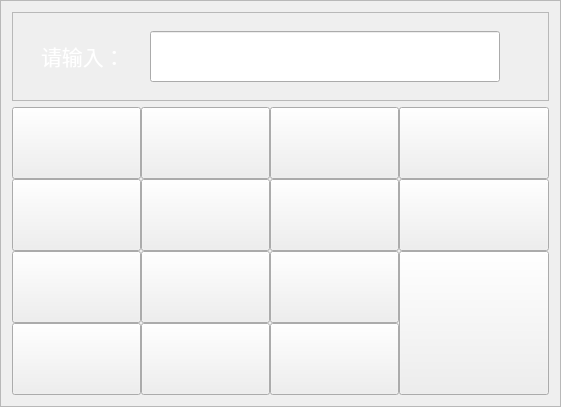
      <widget class="QFrame" name="frame_5">
       <property name="sizePolicy">
        <sizepolicy hsizetype="Preferred" vsizetype="Fixed">
         <horstretch>0</horstretch>
         <verstretch>0</verstretch>
        </sizepolicy>
       </property>
       <property name="minimumSize">
        <size>
         <width>0</width>
         <height>0</height>
        </size>
       </property>
       <property name="maximumSize">
        <size>
         <width>16777215</width>
         <height>166666</height>
        </size>
       </property>
       <property name="frameShape">
        <enum>QFrame::StyledPanel</enum>
       </property>
       <property name="frameShadow">
        <enum>QFrame::Raised</enum>
       </property>
       <layout class="QVBoxLayout" name="verticalLayout">
        <item>
         <widget class="QFrame" name="frame">
          <property name="sizePolicy">
           <sizepolicy hsizetype="Fixed" vsizetype="Fixed">
            <horstretch>0</horstretch>
            <verstretch>0</verstretch>
           </sizepolicy>
          </property>
          <property name="minimumSize">
           <size>
            <width>537</width>
            <height>89</height>
           </size>
          </property>
          <property name="maximumSize">
           <size>
            <width>537</width>
            <height>89</height>
           </size>
          </property>
          <property name="styleSheet">
           <string notr="true"/>
          </property>
          <property name="frameShape">
           <enum>QFrame::StyledPanel</enum>
          </property>
          <property name="frameShadow">
           <enum>QFrame::Raised</enum>
          </property>
          <layout class="QHBoxLayout" name="horizontalLayout">
           <property name="spacing">
            <number>0</number>
           </property>
           <property name="leftMargin">
            <number>0</number>
           </property>
           <property name="topMargin">
            <number>0</number>
           </property>
           <property name="rightMargin">
            <number>0</number>
           </property>
           <property name="bottomMargin">
            <number>0</number>
           </property>
           <item>
            <widget class="QLabel" name="label_2">
             <property name="minimumSize">
              <size>
               <width>81</width>
               <height>31</height>
              </size>
             </property>
             <property name="maximumSize">
              <size>
               <width>81</width>
               <height>16777215</height>
              </size>
             </property>
             <property name="font">
              <font>
               <family>微软雅黑</family>
               <pointsize>16</pointsize>
              </font>
             </property>
             <property name="text">
              <string>&lt;html&gt;&lt;head/&gt;&lt;body&gt;&lt;p&gt;&lt;span style=&quot; color:#ffffff;&quot;&gt;请输入：&lt;/span&gt;&lt;/p&gt;&lt;/body&gt;&lt;/html&gt;</string>
             </property>
             <property name="alignment">
              <set>Qt::AlignCenter</set>
             </property>
            </widget>
           </item>
           <item>
            <widget class="QLineEdit" name="lineEdit">
             <property name="sizePolicy">
              <sizepolicy hsizetype="Fixed" vsizetype="Fixed">
               <horstretch>0</horstretch>
               <verstretch>0</verstretch>
              </sizepolicy>
             </property>
             <property name="minimumSize">
              <size>
               <width>250</width>
               <height>51</height>
              </size>
             </property>
             <property name="maximumSize">
              <size>
               <width>350</width>
               <height>16777215</height>
              </size>
             </property>
             <property name="focusPolicy">
              <enum>Qt::NoFocus</enum>
             </property>
             <property name="alignment">
              <set>Qt::AlignCenter</set>
             </property>
            </widget>
           </item>
           <item>
            <spacer name="horizontalSpacer_5">
             <property name="orientation">
              <enum>Qt::Horizontal</enum>
             </property>
             <property name="sizeType">
              <enum>QSizePolicy::Fixed</enum>
             </property>
             <property name="sizeHint" stdset="0">
              <size>
               <width>20</width>
               <height>20</height>
              </size>
             </property>
            </spacer>
           </item>
          </layout>
         </widget>
        </item>
        <item>
         <layout class="QGridLayout" name="gridLayout">
          <property name="spacing">
           <number>0</number>
          </property>
          <item row="0" column="0">
           <widget class="QPushButton" name="pushButton_7">
            <property name="sizePolicy">
             <sizepolicy hsizetype="Fixed" vsizetype="Fixed">
              <horstretch>0</horstretch>
              <verstretch>0</verstretch>
             </sizepolicy>
            </property>
            <property name="minimumSize">
             <size>
              <width>129</width>
              <height>72</height>
             </size>
            </property>
            <property name="maximumSize">
             <size>
              <width>129</width>
              <height>72</height>
             </size>
            </property>
            <property name="focusPolicy">
             <enum>Qt::NoFocus</enum>
            </property>
            <property name="styleSheet">
             <string notr="true">border-image: url(:/keyboard/数字键/7.png);</string>
            </property>
            <property name="text">
             <string/>
            </property>
           </widget>
          </item>
          <item row="0" column="1">
           <widget class="QPushButton" name="pushButton_8">
            <property name="sizePolicy">
             <sizepolicy hsizetype="Fixed" vsizetype="Fixed">
              <horstretch>0</horstretch>
              <verstretch>0</verstretch>
             </sizepolicy>
            </property>
            <property name="minimumSize">
             <size>
              <width>129</width>
              <height>72</height>
             </size>
            </property>
            <property name="maximumSize">
             <size>
              <width>129</width>
              <height>72</height>
             </size>
            </property>
            <property name="focusPolicy">
             <enum>Qt::NoFocus</enum>
            </property>
            <property name="styleSheet">
             <string notr="true">border-image: url(:/keyboard/数字键/8.png);</string>
            </property>
            <property name="text">
             <string/>
            </property>
           </widget>
          </item>
          <item row="0" column="2">
           <widget class="QPushButton" name="pushButton_9">
            <property name="sizePolicy">
             <sizepolicy hsizetype="Fixed" vsizetype="Fixed">
              <horstretch>0</horstretch>
              <verstretch>0</verstretch>
             </sizepolicy>
            </property>
            <property name="minimumSize">
             <size>
              <width>129</width>
              <height>72</height>
             </size>
            </property>
            <property name="maximumSize">
             <size>
              <width>129</width>
              <height>72</height>
             </size>
            </property>
            <property name="focusPolicy">
             <enum>Qt::NoFocus</enum>
            </property>
            <property name="styleSheet">
             <string notr="true">border-image: url(:/keyboard/数字键/9.png);</string>
            </property>
            <property name="text">
             <string/>
            </property>
           </widget>
          </item>
          <item row="0" column="3">
           <widget class="QPushButton" name="pushButton_BackSapce">
            <property name="sizePolicy">
             <sizepolicy hsizetype="Fixed" vsizetype="Fixed">
              <horstretch>0</horstretch>
              <verstretch>0</verstretch>
             </sizepolicy>
            </property>
            <property name="minimumSize">
             <size>
              <width>150</width>
              <height>72</height>
             </size>
            </property>
            <property name="maximumSize">
             <size>
              <width>150</width>
              <height>72</height>
             </size>
            </property>
            <property name="focusPolicy">
             <enum>Qt::NoFocus</enum>
            </property>
            <property name="styleSheet">
             <string notr="true">border-image: url(:/keyboard/数字键/back.png);</string>
            </property>
            <property name="text">
             <string/>
            </property>
           </widget>
          </item>
          <item row="1" column="0">
           <widget class="QPushButton" name="pushButton_4">
            <property name="sizePolicy">
             <sizepolicy hsizetype="Fixed" vsizetype="Fixed">
              <horstretch>0</horstretch>
              <verstretch>0</verstretch>
             </sizepolicy>
            </property>
            <property name="minimumSize">
             <size>
              <width>129</width>
              <height>72</height>
             </size>
            </property>
            <property name="maximumSize">
             <size>
              <width>129</width>
              <height>72</height>
             </size>
            </property>
            <property name="font">
             <font>
              <pointsize>9</pointsize>
              <weight>50</weight>
              <bold>false</bold>
             </font>
            </property>
            <property name="focusPolicy">
             <enum>Qt::NoFocus</enum>
            </property>
            <property name="styleSheet">
             <string notr="true">border-image: url(:/keyboard/数字键/4.png);</string>
            </property>
            <property name="text">
             <string/>
            </property>
           </widget>
          </item>
          <item row="1" column="1">
           <widget class="QPushButton" name="pushButton_5">
            <property name="sizePolicy">
             <sizepolicy hsizetype="Fixed" vsizetype="Fixed">
              <horstretch>0</horstretch>
              <verstretch>0</verstretch>
             </sizepolicy>
            </property>
            <property name="minimumSize">
             <size>
              <width>129</width>
              <height>72</height>
             </size>
            </property>
            <property name="maximumSize">
             <size>
              <width>129</width>
              <height>72</height>
             </size>
            </property>
            <property name="font">
             <font>
              <pointsize>9</pointsize>
              <weight>50</weight>
              <bold>false</bold>
             </font>
            </property>
            <property name="focusPolicy">
             <enum>Qt::NoFocus</enum>
            </property>
            <property name="styleSheet">
             <string notr="true">border-image: url(:/keyboard/数字键/5.png);</string>
            </property>
            <property name="text">
             <string/>
            </property>
           </widget>
          </item>
          <item row="1" column="2">
           <widget class="QPushButton" name="pushButton_6">
            <property name="sizePolicy">
             <sizepolicy hsizetype="Fixed" vsizetype="Fixed">
              <horstretch>0</horstretch>
              <verstretch>0</verstretch>
             </sizepolicy>
            </property>
            <property name="minimumSize">
             <size>
              <width>129</width>
              <height>72</height>
             </size>
            </property>
            <property name="maximumSize">
             <size>
              <width>129</width>
              <height>72</height>
             </size>
            </property>
            <property name="focusPolicy">
             <enum>Qt::NoFocus</enum>
            </property>
            <property name="styleSheet">
             <string notr="true">border-image: url(:/keyboard/数字键/6.png);</string>
            </property>
            <property name="text">
             <string/>
            </property>
           </widget>
          </item>
          <item row="1" column="3">
           <widget class="QPushButton" name="pushButton_Reset">
            <property name="sizePolicy">
             <sizepolicy hsizetype="Fixed" vsizetype="Fixed">
              <horstretch>0</horstretch>
              <verstretch>0</verstretch>
             </sizepolicy>
            </property>
            <property name="minimumSize">
             <size>
              <width>150</width>
              <height>72</height>
             </size>
            </property>
            <property name="maximumSize">
             <size>
              <width>150</width>
              <height>72</height>
             </size>
            </property>
            <property name="focusPolicy">
             <enum>Qt::NoFocus</enum>
            </property>
            <property name="styleSheet">
             <string notr="true">border-image: url(:/keyboard/数字键/reset.png);</string>
            </property>
            <property name="text">
             <string/>
            </property>
           </widget>
          </item>
          <item row="2" column="0">
           <widget class="QPushButton" name="pushButton_1">
            <property name="enabled">
             <bool>true</bool>
            </property>
            <property name="sizePolicy">
             <sizepolicy hsizetype="Fixed" vsizetype="Fixed">
              <horstretch>0</horstretch>
              <verstretch>0</verstretch>
             </sizepolicy>
            </property>
            <property name="minimumSize">
             <size>
              <width>129</width>
              <height>72</height>
             </size>
            </property>
            <property name="maximumSize">
             <size>
              <width>129</width>
              <height>72</height>
             </size>
            </property>
            <property name="font">
             <font>
              <pointsize>9</pointsize>
              <weight>50</weight>
              <bold>false</bold>
             </font>
            </property>
            <property name="focusPolicy">
             <enum>Qt::NoFocus</enum>
            </property>
            <property name="styleSheet">
             <string notr="true">border-image: url(:/keyboard/数字键/1.png);</string>
            </property>
            <property name="text">
             <string/>
            </property>
           </widget>
          </item>
          <item row="2" column="1">
           <widget class="QPushButton" name="pushButton_2">
            <property name="sizePolicy">
             <sizepolicy hsizetype="Fixed" vsizetype="Fixed">
              <horstretch>0</horstretch>
              <verstretch>0</verstretch>
             </sizepolicy>
            </property>
            <property name="minimumSize">
             <size>
              <width>129</width>
              <height>72</height>
             </size>
            </property>
            <property name="maximumSize">
             <size>
              <width>129</width>
              <height>72</height>
             </size>
            </property>
            <property name="font">
             <font>
              <pointsize>9</pointsize>
              <weight>50</weight>
              <bold>false</bold>
             </font>
            </property>
            <property name="focusPolicy">
             <enum>Qt::NoFocus</enum>
            </property>
            <property name="styleSheet">
             <string notr="true">border-image: url(:/keyboard/数字键/2.png);</string>
            </property>
            <property name="text">
             <string/>
            </property>
           </widget>
          </item>
          <item row="2" column="2">
           <widget class="QPushButton" name="pushButton_3">
            <property name="sizePolicy">
             <sizepolicy hsizetype="Fixed" vsizetype="Fixed">
              <horstretch>0</horstretch>
              <verstretch>0</verstretch>
             </sizepolicy>
            </property>
            <property name="minimumSize">
             <size>
              <width>129</width>
              <height>72</height>
             </size>
            </property>
            <property name="maximumSize">
             <size>
              <width>129</width>
              <height>72</height>
             </size>
            </property>
            <property name="font">
             <font>
              <pointsize>9</pointsize>
              <weight>50</weight>
              <bold>false</bold>
             </font>
            </property>
            <property name="focusPolicy">
             <enum>Qt::NoFocus</enum>
            </property>
            <property name="styleSheet">
             <string notr="true">border-image: url(:/keyboard/数字键/3.png);</string>
            </property>
            <property name="text">
             <string/>
            </property>
           </widget>
          </item>
          <item row="2" column="3" rowspan="2">
           <widget class="QPushButton" name="pushButton_Ok">
            <property name="sizePolicy">
             <sizepolicy hsizetype="Fixed" vsizetype="Fixed">
              <horstretch>0</horstretch>
              <verstretch>0</verstretch>
             </sizepolicy>
            </property>
            <property name="minimumSize">
             <size>
              <width>150</width>
              <height>144</height>
             </size>
            </property>
            <property name="maximumSize">
             <size>
              <width>150</width>
              <height>144</height>
             </size>
            </property>
            <property name="focusPolicy">
             <enum>Qt::NoFocus</enum>
            </property>
            <property name="styleSheet">
             <string notr="true">border-image: url(:/keyboard/数字键/queding.png);</string>
            </property>
            <property name="text">
             <string/>
            </property>
           </widget>
          </item>
          <item row="3" column="0">
           <widget class="QPushButton" name="pushButton_0">
            <property name="sizePolicy">
             <sizepolicy hsizetype="Fixed" vsizetype="Fixed">
              <horstretch>0</horstretch>
              <verstretch>0</verstretch>
             </sizepolicy>
            </property>
            <property name="minimumSize">
             <size>
              <width>129</width>
              <height>72</height>
             </size>
            </property>
            <property name="maximumSize">
             <size>
              <width>129</width>
              <height>72</height>
             </size>
            </property>
            <property name="focusPolicy">
             <enum>Qt::NoFocus</enum>
            </property>
            <property name="styleSheet">
             <string notr="true">border-image: url(:/keyboard/数字键/0.png);</string>
            </property>
            <property name="text">
             <string/>
            </property>
           </widget>
          </item>
          <item row="3" column="1">
           <widget class="QPushButton" name="pushButton_00">
            <property name="sizePolicy">
             <sizepolicy hsizetype="Fixed" vsizetype="Fixed">
              <horstretch>0</horstretch>
              <verstretch>0</verstretch>
             </sizepolicy>
            </property>
            <property name="minimumSize">
             <size>
              <width>129</width>
              <height>72</height>
             </size>
            </property>
            <property name="maximumSize">
             <size>
              <width>129</width>
              <height>72</height>
             </size>
            </property>
            <property name="focusPolicy">
             <enum>Qt::NoFocus</enum>
            </property>
            <property name="styleSheet">
             <string notr="true">border-image: url(:/keyboard/数字键/00.png);</string>
            </property>
            <property name="text">
             <string/>
            </property>
           </widget>
          </item>
          <item row="3" column="2">
           <widget class="QPushButton" name="pushButton_11">
            <property name="sizePolicy">
             <sizepolicy hsizetype="Fixed" vsizetype="Fixed">
              <horstretch>0</horstretch>
              <verstretch>0</verstretch>
             </sizepolicy>
            </property>
            <property name="minimumSize">
             <size>
              <width>124</width>
              <height>72</height>
             </size>
            </property>
            <property name="maximumSize">
             <size>
              <width>129</width>
              <height>72</height>
             </size>
            </property>
            <property name="focusPolicy">
             <enum>Qt::NoFocus</enum>
            </property>
            <property name="styleSheet">
             <string notr="true">border-image: url(:/keyboard/数字键/point.png);</string>
            </property>
            <property name="text">
             <string/>
            </property>
           </widget>
          </item>
         </layout>
        </item>
       </layout>
      </widget>
